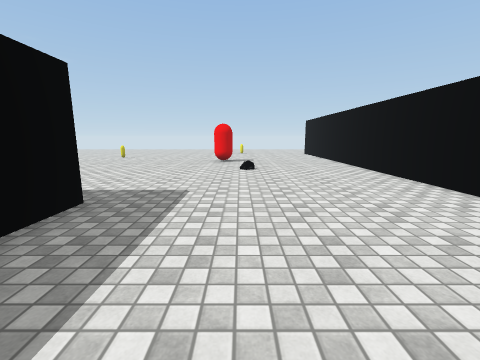
view 1 (above)

23 first-person views from a walk through a scene from a Unity 3-D project. The camera is 1.3 m above the floor, tilts 10° down and sees 90° across. The floor is counted in squares, 1 m on a side. Each view is taken from the middle of a square. On the plan, view 1 faces up. The plan holds only what a view shows up to about 12 squares ahead; the rest is blank. The place goes on beyond the plan. The player is left out. Some surface patterns are stand-ins.

view 2
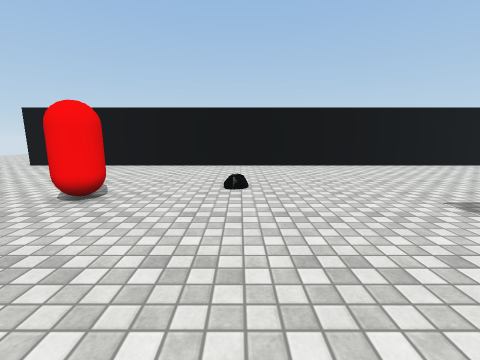

view 3
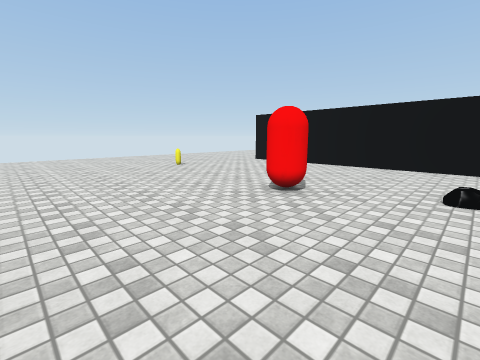

view 4
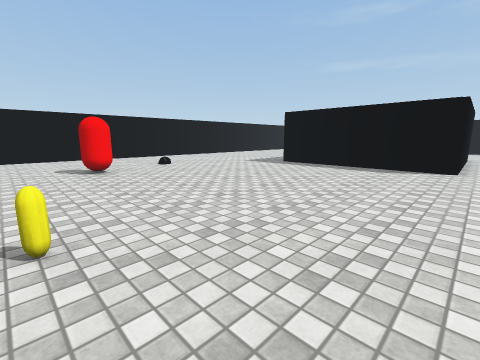

view 5
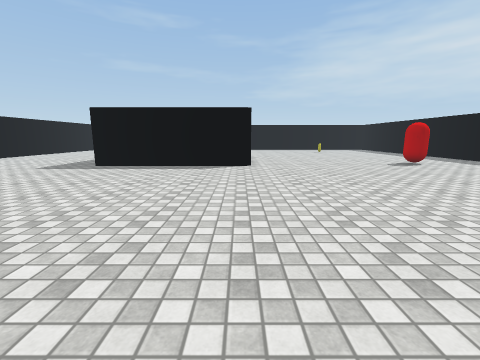

view 6
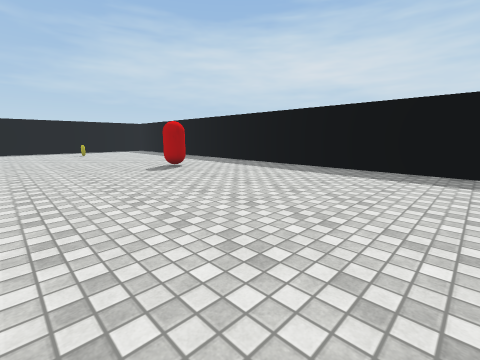

view 7
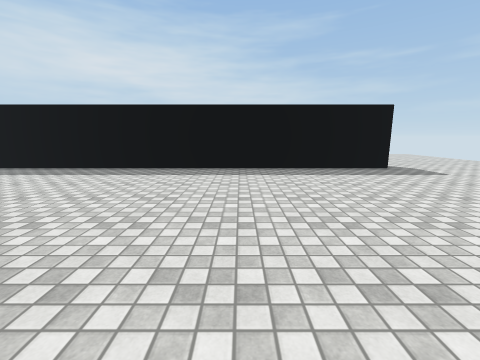

view 8
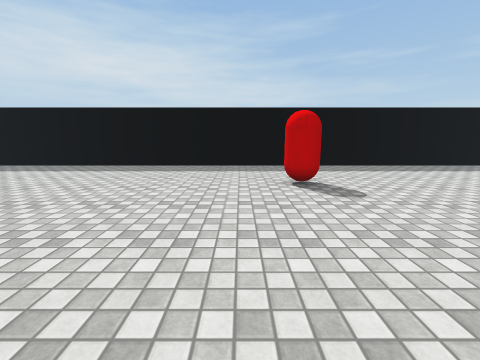

view 9
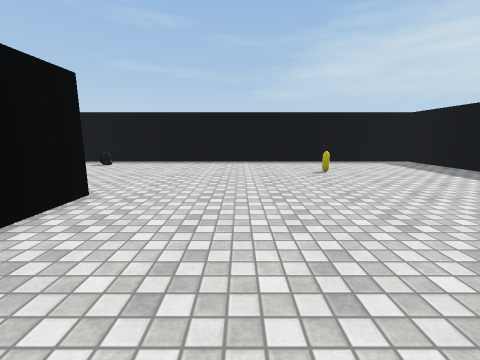

view 10
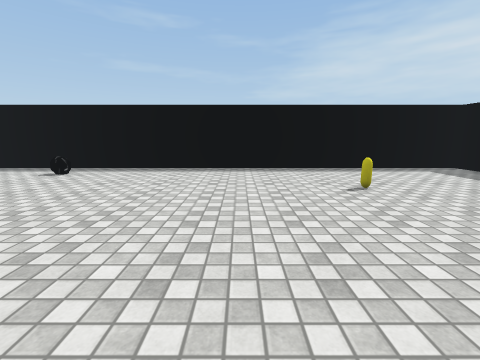

view 11
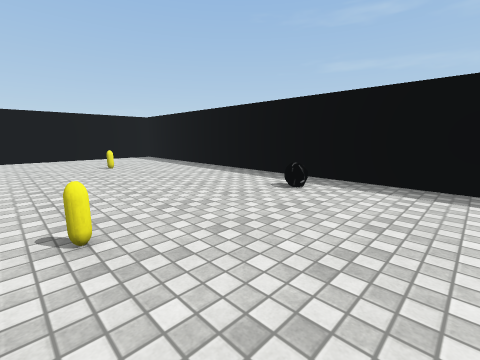

view 12
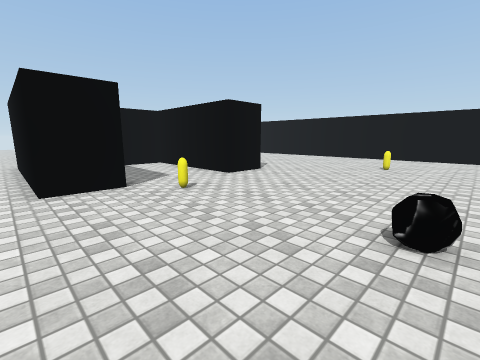

view 13
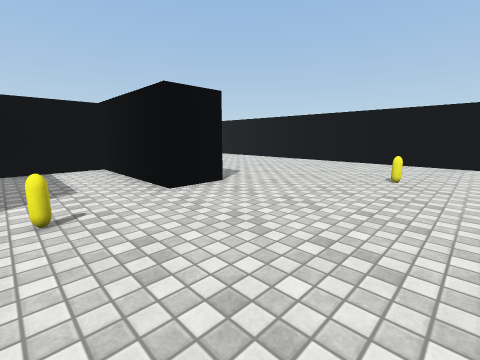

view 14
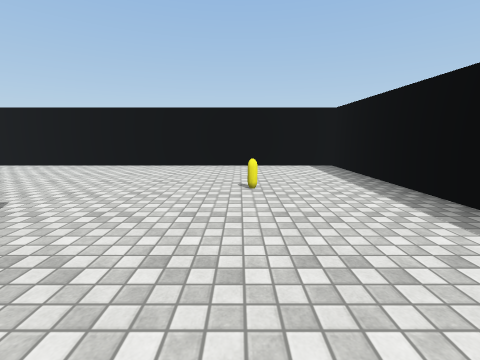

view 15
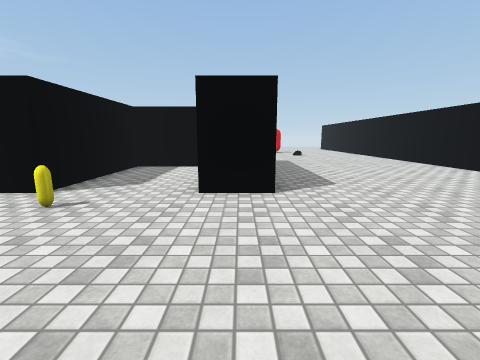

view 16
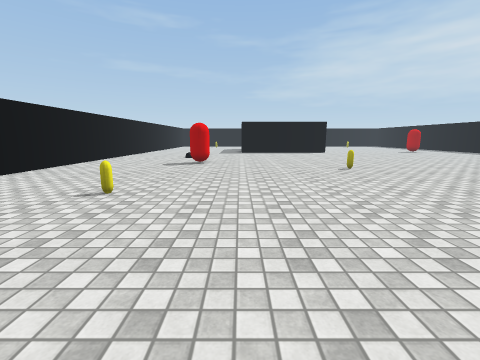

view 17
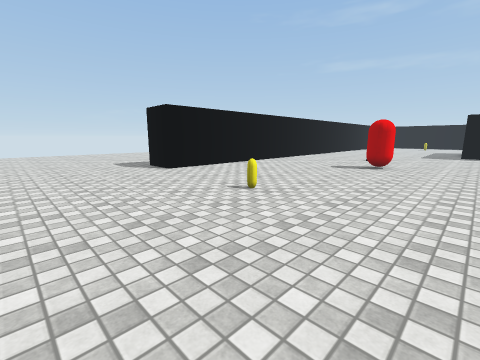

view 18
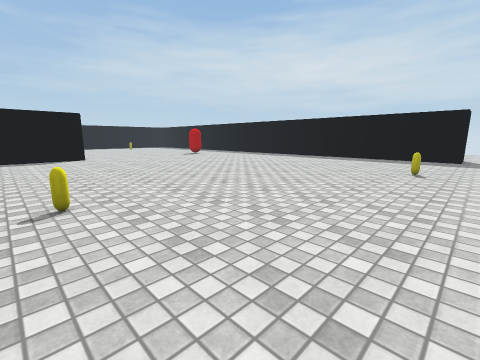

view 19
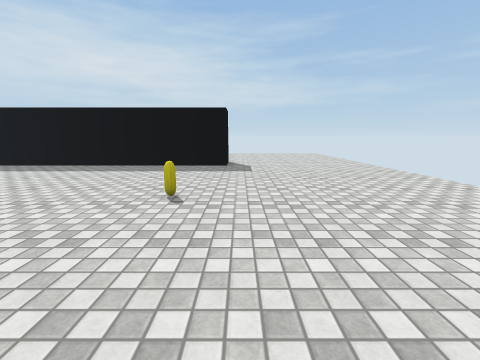

view 20
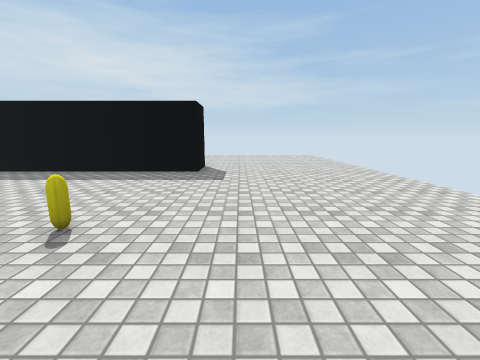

view 21
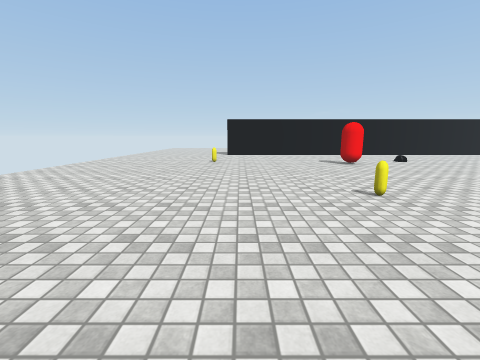

view 22
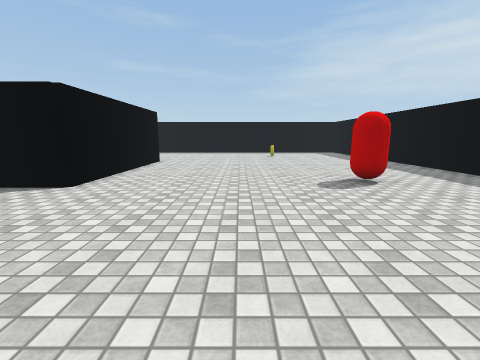

view 23
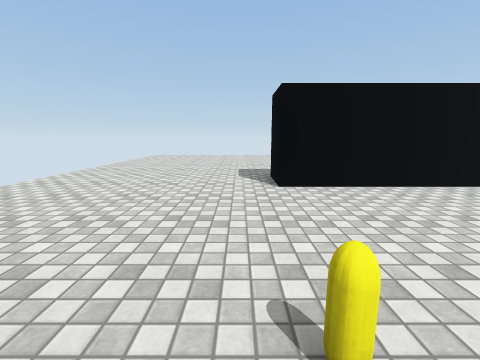

### Floor plan
Points are (right, up) in squares from view 1. A wall is a line through its corners. A room is listed if a view was taken in it or the views show most of it. See-through windows are left out.
Room 1 (views 1, 2, 3, 4, 5, 6, 7, 8, 9, 10, 11, 12, 13, 14, 15, 16, 17, 18, 19, 20, 21, 22, 23)
walls: (-3.1, -2.4) (-5, -2.4) (-5, 3) (-8.7, 3) (-8.7, -2.4) (-10.5, -2.4) (-10.5, 4.8) (-3.1, 4.8); (-24.5, 20.4) (-23.3, 20.4) (-23.3, -10.4) (5.3, -10.4) (5.3, 19.9) (7.2, 19.9)
objects: other object (-19, 3) to (-18, 4); other object (-17, -6); other object (-17, 19); other object (-8, -9) to (-7, -9); other object (-8, -4); other object (-8, 16); other object (-1, 13) to (-1, 14); other object (0, -6); other object (0, 20)

Positions as (right, up) in squares from view 1, and headings:
1: (0, 0), facing up
2: (-6, 10), facing right
3: (-6, 10), facing up-right
4: (-11, 16), facing down-right
5: (-10, 16), facing down
6: (-13, 14), facing down-left
7: (-13, 14), facing left
8: (-12, 2), facing left
9: (-14, 3), facing down
10: (-14, 0), facing down
11: (-11, -3), facing down-right
12: (-11, -9), facing up-right
13: (-8, -8), facing up-right
14: (-6, -6), facing right
15: (-4, -8), facing up
16: (-3, 26), facing down
17: (-4, 25), facing down-right
18: (-7, 21), facing down-left
19: (-12, 21), facing left
20: (-14, 22), facing left
21: (-13, 19), facing right
22: (-15, 11), facing down
23: (-1, 21), facing right
